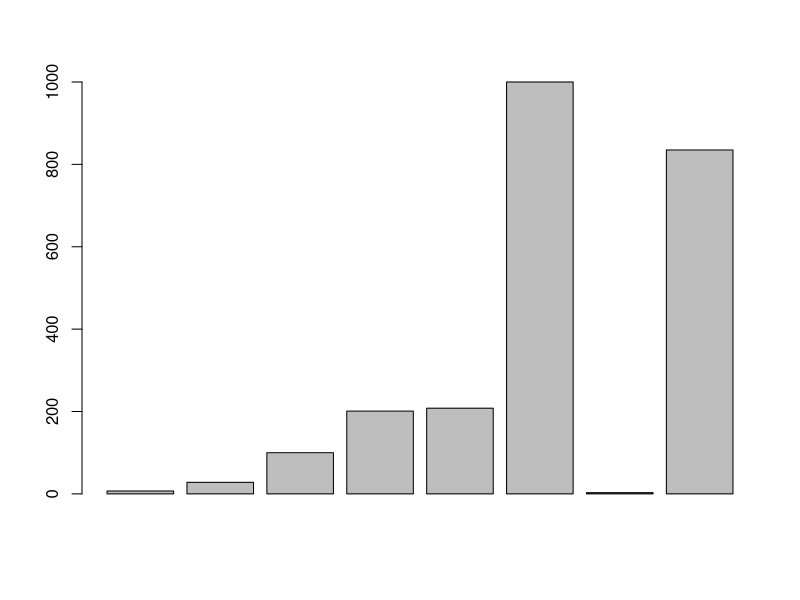
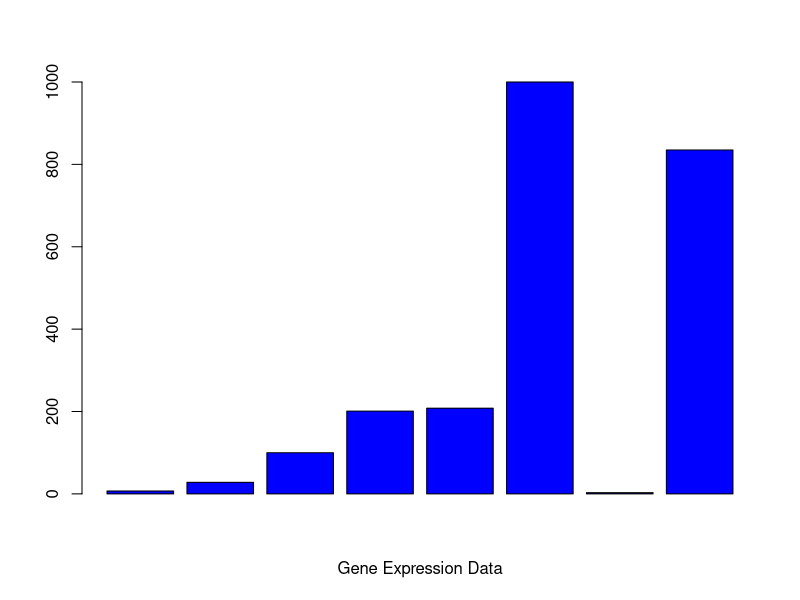
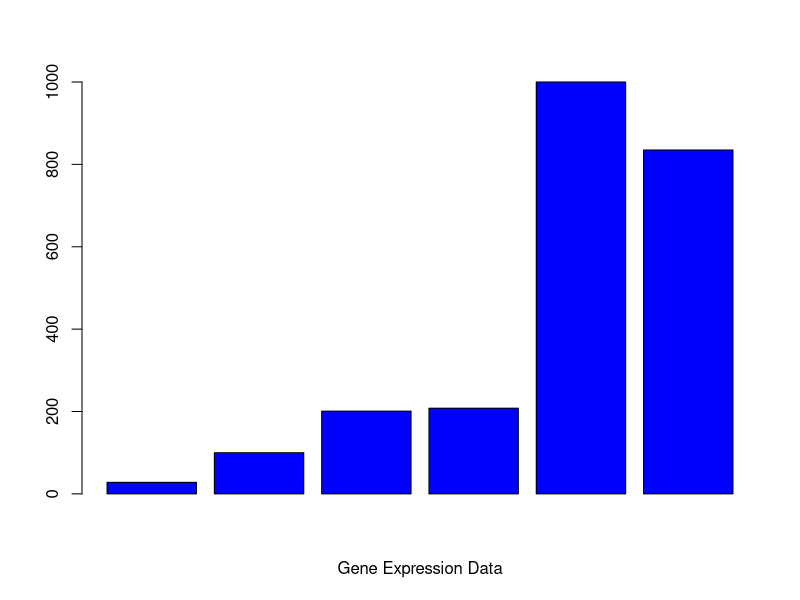
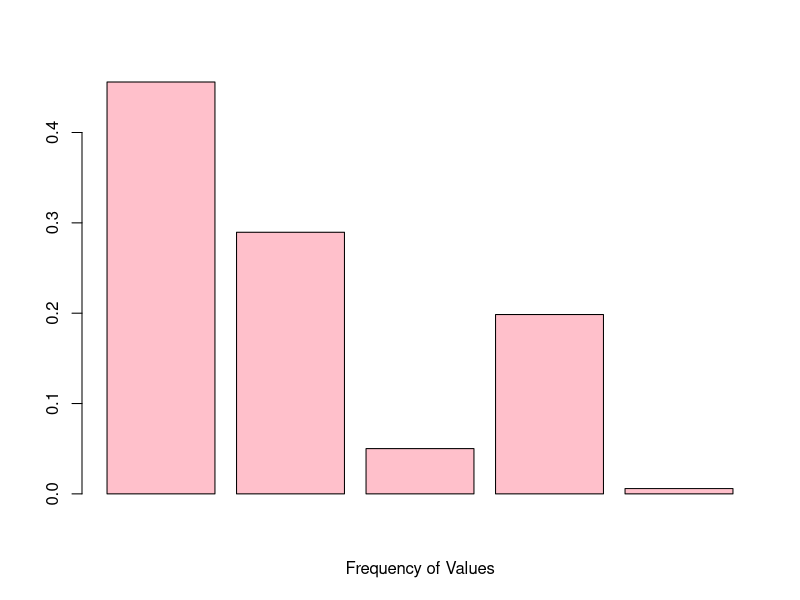
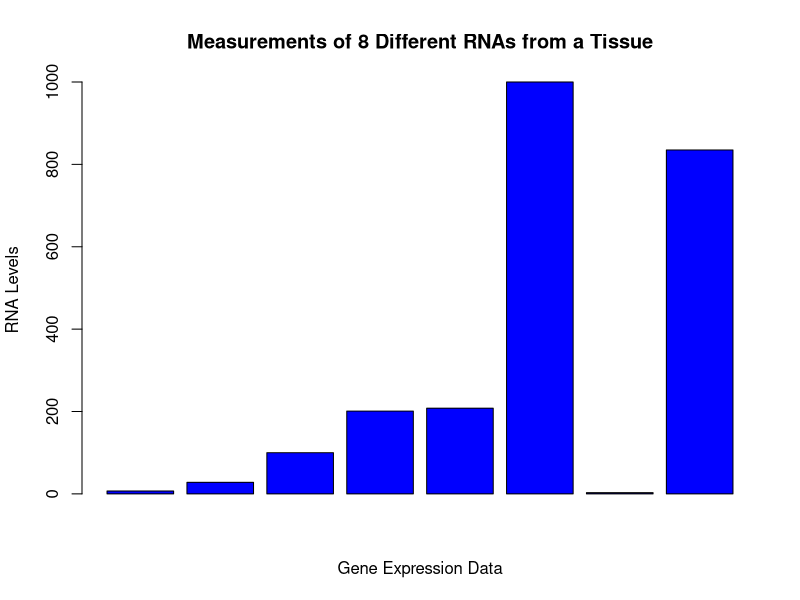
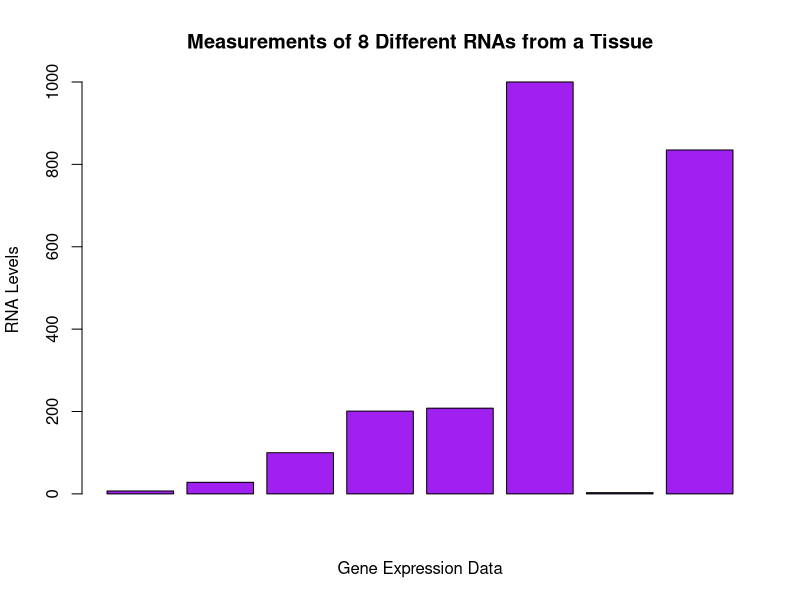

The R source for these figures, in order:
## ---- chunk 1
knitr::opts_chunk$set(echo = TRUE)
## ---- chunk 2
library(ggplot2)
library(knitr)
## ---- chunk 3
6 + 2
## ---- chunk 4
6 + 2 / 3
## ---- chunk 5
(6 + 2) / 3
## ---- chunk 6
    log10 (10)       # log10
    3^3            # 3 raised to the third power
    abs (1-7)      # Absolute value of 1-7
## ---- chunk 7
x = 3.5
## ---- chunk 8
x
## ---- chunk 9
sqrt(x)
## ---- chunk 10
x = 1; y = 2 
z = x > y 
z   
## ---- chunk 11
x = TRUE; y = FALSE 
x & y
## ---- chunk 12
x | y 
## ---- chunk 13
!x
## ---- chunk 14
x = "ATGAAA"
y = "TTTTGA"
x
## ---- chunk 15
# x + y
# Error in x + y : non-numeric argument to binary operator
## ---- chunk 16
x<- c(1,10,100)    
x
## ---- chunk 17
x * 2
## ---- chunk 18
sum (x)
## ---- chunk 19
x<- c(1,10,100) 
y<- c(1,2,3) 
x * y
## ---- chunk 20
codons<- c("AUG", "TAT", "UGA") 
codons
## ---- chunk 21
RNA_levels<-c(7, 28, 100, 201, 208, 1000, 3, 835)
## ---- chunk 22
barplot(RNA_levels)
## ---- chunk 23
barplot(RNA_levels, xlab = "Gene Expression Data", col="blue")
## ---- chunk 24
RNA_levels_high<-subset(RNA_levels, RNA_levels >=10)
barplot(RNA_levels_high, xlab = "Gene Expression Data", col="blue")
## ---- chunk 25
RNA_levels_base<- c(7, 28, 100, 201, 208, 435, 3, 358)
## ---- chunk 26
RNA_levels_experiment<-c(1200, 2800, 3000, 2010, 2080, 10000, 300, 8350)
## ---- chunk 27
t.test(RNA_levels_base, RNA_levels_experiment)
## ---- chunk 28
#a
values <- c(10000, 6352, 1099, 4354, 129)
sum <- sum(values)
sum

#b
freq_values <- values / (sum(values))
freq_values

#c
barplot(freq_values, xlab = "Frequency of Values", col="pink")
## ---- chunk 29
#a
experimental_vector <- c(45, 798, 444, 10, 0)

#b
t.test(values, experimental_vector)
# p-value is 0.08258, since it is below 0.05 which indicates statisticl significance
## ---- chunk 30
#a
RNA_levels<-c(7, 28, 100, 201, 208, 1000, 3, 835)
barplot(RNA_levels, xlab = "Gene Expression Data", ylab = "RNA Levels", main="Measurements of 8 Different RNAs from a Tissue", col="blue")

#b
barplot(RNA_levels, xlab = "Gene Expression Data", ylab = "RNA Levels", main="Measurements of 8 Different RNAs from a Tissue", col="purple")
